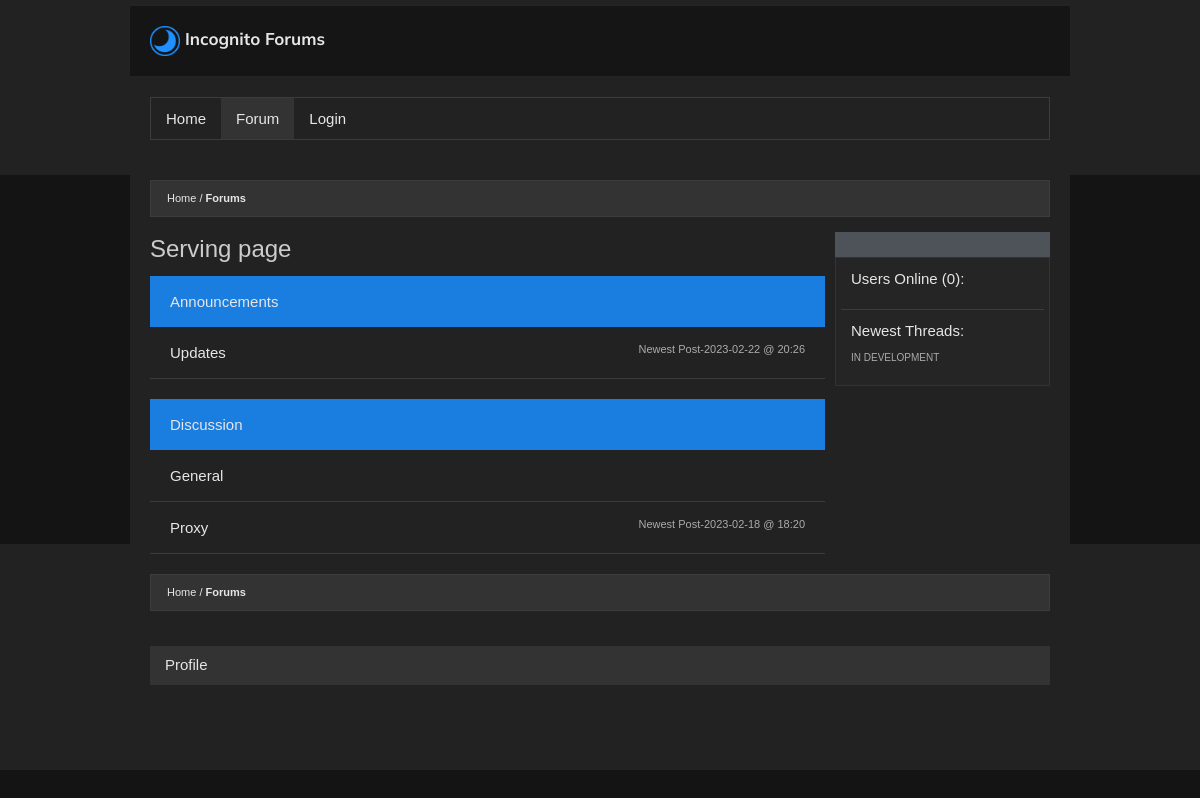
Page /serve on the committed database.
### main.py (models this page shows, shortened)
class Topic(db.Model):
  id = db.Column(db.Integer, primary_key=True)
  name = db.Column(db.String(200), nullable=False)
  subtopics = db.relationship('Subtopic', backref='topic', lazy=True)

class Subtopic(db.Model):
  id = db.Column(db.Integer, primary_key=True)
  name = db.Column(db.String(200), nullable=False)
  m_url = db.Column(db.String(60), unique=True, nullable=False)
  posts = db.relationship('Post', backref='subtopic', lazy=True)
  m_topic = db.Column(db.Integer, db.ForeignKey('topic.id'), nullable=False)
  adminTopic = db.Column(db.Boolean(), nullable=False, default=False)

class Post(db.Model):
  id = db.Column(db.Integer, primary_key=True)
  title = db.Column(db.String(200), nullable=False)
  content = db.Column(db.String(3000), nullable=False)
  author_id = db.Column(db.Integer, db.ForeignKey('user.id'), nullable=False)
  author = db.relationship(lambda: User,
                           uselist=False,
                           overlaps='post,user',
                           viewonly=True)
  created_on = db.Column(db.DateTime,
                         nullable=False,
                         default=datetime.utcnow,
                         index=True)
  replies = db.relationship('Comment', backref='post', lazy=True)
  msubtopic = db.Column(db.Integer,
                        db.ForeignKey('subtopic.id'),
                        nullable=False)
  sub = db.relationship(lambda: Subtopic,
                        uselist=False,
                        overlaps='post,subtopic',
                        viewonly=True)
  uuid = db.Column(db.String(40), default=tools.CreateUUID())
  mtag = db.Column(db.Integer, db.ForeignKey('tags.id'), nullable=True)
  tag = db.relationship(lambda: Tags,
                        uselist=False,
                        overlaps='post,tags',
                        viewonly=True)
  anon = db.Column(db.Boolean(), nullable=False, default=False)
  edited_time = db.Column(db.DateTime,
                         nullable=True)
  votes = db.relationship('ContentVote', backref='post', lazy=True)

### main.py (the view)
@app.route('/serve')
def mserve():
  topics = Topic.query.limit(5).all()
  return render_template("serve.html", topics=topics)

### main.py (called while the page is built)
def getOnline():
  global currently_online
  return currently_online

@app.before_request
def updateLastActive():
  if not current_user.is_authenticated: return
  global currently_online
  current_user.last_active = datetime.utcnow()
  appendOnline(current_user)
  db.session.commit()

### templates/serve.html (shortened to what this page needs)
{% extends 'base.html' %}
{% set active_page = 'forum' %}
{% block main %}
  <ul class="bread">
    <li><a href="#">Home</a></li>
    <li><a href="#" class="bold">Forums</a></li>
  </ul>
<div class="clearfix">
<div class="left_col">
  <div class="title"><h1>Serving page</h1></div>
  {% for topic in topics %}
  <div class="group">
    <div class="node">
      <h4 class="nodeTitle">{{ topic.name }}</h4>
    </div>
    {% if topic.subtopics|length > 0 %}
    {% for sub in topic.subtopics %}
    <div class="subunit clearfix">
      <a href="{{url_for('topic', murl=sub.m_url )}}"><h4>{{ sub.name }}</h4></a>
      {% if sub.posts|length > 0 %}
        <a class="recent" href="{{url_for('topic', murl=sub.m_url )}}">Newest Post-<time class="time">{{ sub.posts[-1].created_on.strftime('%Y-%m-%d @ %H:%M') }}</time></a>
      {% endif %}
      </div>
    {% endfor %}
    {% else %}
    <div class="subunit clearfix"><a href="javascript:void(0)"><h4>No subtopics exist yet.</h4></a> <a class="recent" href="javascript:void(0)">Newest Post-<time class="time">NaN @ NaN</time></a></div>
    {% endif %}
  </div>
  {% endfor %}
</div>
<div class="right_col">
  <div class="dell"></div>
  <div class="statcard">
  <div class="sep">
  <h3>Users Online ({{ currently_online()|length }}):</h3>
  {% set comma = joiner(", ") %}
  </div>
  <div class="sep">
  <h3>Newest Threads:</h3>
  <p>IN DEVELOPMENT</p>
  </div>
  </div>
</div>
</div>
  <ul class="bread">
    <li><a href="#">Home</a></li>
    <li><a href="#" class="bold">Forums</a></li>
  </ul>
</div>
{% endblock %}

### static/style.css (style rules this page uses)
html, body { height: 100%; width: 100%; overflow-x: hidden; margin: 0; color: rgb(230, 230, 230); background-color: rgb(20, 20, 20); font-family: Arial, Helvetica, sans-serif; font-family: Verdana, sans-serif; font-size: 15px; -moz-text-size-adjust: 100%; -ms-text-size-adjust: 100%; text-size-adjust: 100%; -webkit-text-size-adjust: 100%; line-height: 1.4; word-wrap: break-word; }
ul { list-style-type: none; margin: 0; padding: 0; }
.content ul.bread { margin: auto; padding: 10px 16px; background-color: #333; margin-bottom: 15px; border: 1px solid rgb(60, 60, 60); font-size: 11px; }
.bread li { display: inline; }
.bread li a { text-decoration: none; color: rgb(230, 230, 230); }
.bread li+li:before { content: "/\00a0"; }
.content a { color: rgb(230, 230, 230); }
.bold { font-weight: bold; }
h1, h2, h3, h4, h5, h6 { font-weight: normal; font-family: Arial, Helvetica, sans-serif; }
.title h1 { font-size: 24px; color: #ccc; overflow: hidden; }
.title { margin-bottom: 10px; }
.sep { border-bottom: 1px solid rgb(60, 60, 60); padding: 10px; -webkit-box-sizing: border-box; box-sizing: border-box; }
.group { margin-bottom: 20px; }
.group .node { background-color: #1a7de0; padding: 15px 20px; }
.group .node .nodeTitle { margin: 0; }
.group .subunit { border-bottom: 1px solid rgb(60, 60, 60); padding: 15px 20px; }
.group .subunit a { text-decoration: none; float: left; }
.group .subunit a h4 { margin: 0; }
.group .subunit a.recent { float: right; color: #acacac; font-size: 11px; }
article ul, ol, h1, h2, h3, h4, h5, h6 { white-space: normal; margin: 0; }
.left_col { float: left; width: 75%; }
.right_col { float: right; width: 25%; }
.statcard { padding: 0 5px; background: #252525; border: 1px solid #333; margin-left: 10px; }
.statcard > *:last-child { border: none; }
.statcard p, .statcard p a { font-size: 10px; color: #aaa; }
.statcard h3 { font-size: 15px; }
.dell { padding: 0 5px; background: #4e5259; margin-left: 10px; height: 25px; }
.clearfix::after { content: ""; clear: both; display: table; }

### rows in the picture
Topic: name "Announcements"
Subtopic: name "Updates", created_on "2023-02-22 @ 20:26"
Topic: name "Discussion"
Subtopic: name "General"
Subtopic: name "Proxy", created_on "2023-02-18 @ 18:20"

### other values in the picture
{{ settings['website']['name'] }} "Incognito Forums"
{{ currently_online()|length }} "0"
